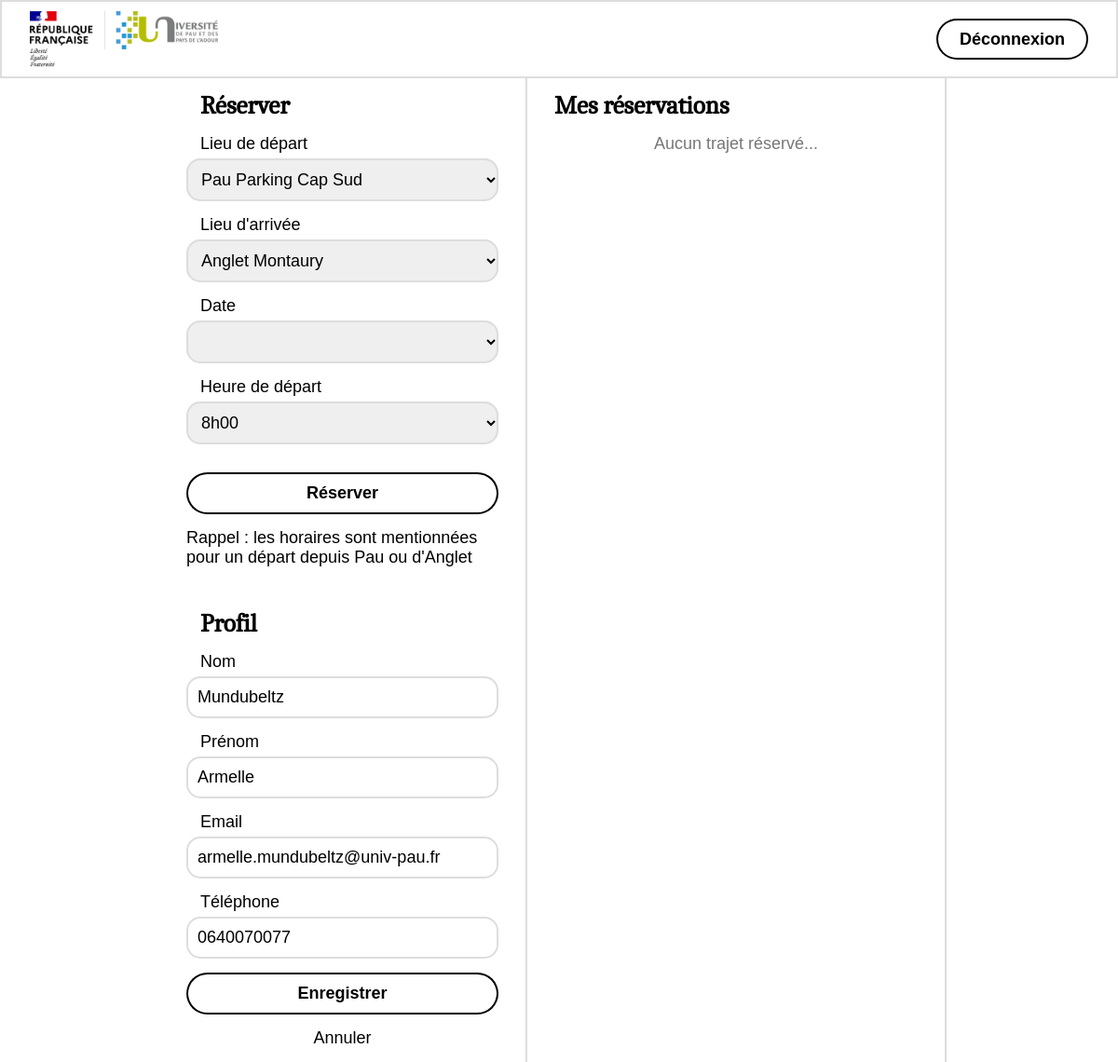
The app's page /index.php (signed in) with its own data.
### tables this page shows
CREATE TABLE `utilisateurs` (
  `id_utilisateur` int(11) NOT NULL,
  `nom` varchar(50) NOT NULL,
  `prenom` varchar(50) NOT NULL,
  `email` varchar(100) NOT NULL,
  `phone` varchar(30) NOT NULL,
  `password` varchar(500) NOT NULL,
  `type` int(11) NOT NULL,
  `residence_administrative` varchar(50) NOT NULL,
  `derniereConnexion` date NOT NULL
);

### www/composants/reserver.php (the view, shortened to what this page needs)
<form action="" method="post" id="formReserver">
    <h2>Réserver</h2>
    <?php
    $stmt = $conn->prepare("SELECT * FROM lieux WHERE 1");
    $stmt->execute();
    $resultats = $stmt->fetchAll();
    ?>
    <label for="depart">
        Lieu de départ<br/>
        <select name="depart" id="depart" required>
            <?php foreach ($resultats as $lieu) : ?>
                <option value="<?= $lieu['id_lieu'] ?>">
                    <span><?= $lieu['ville'] ?></span>
                </option>
            <?php endforeach; ?>
        </select>
    </label>
    <label for="arrivee">
        Lieu d'arrivée<br/>
        <select name="arrivee" id="arrivee" required>
            <?php foreach ($resultats as $lieu) :
                if ($lieu['ville'] === "Anglet") {
            ?>
                <option value="<?= $lieu['id_lieu'] ?>" selected>
            <?php
                } else {
            ?>
                <option value="<?= $lieu['id_lieu'] ?>">
            <?php
                }
            ?>
                    <span><?= $lieu['ville'] ?></span>
                </option>
            <?php endforeach; ?>
        </select>
    </label>
    <label for="">
        Date<br/>
        <select name="lstDate" id="" required>
        </select>
    </label>
    <?php
    $stmt = $conn->prepare("SELECT * FROM horaire WHERE 1");
    $stmt->execute();
    $resultats = $stmt->fetchAll();
    ?>
<label for="">
    Heure de départ<br/>
    <select name="lstHoraire" id="" required>
        <?php foreach ($resultats as $horaire) : ?>
            <option value="<?= $horaire['id_horaire'] ?>">
                <span><?= $horaire['heureDepart'] ?></sid_lieupan>
            </option>
            <?php endforeach; ?>
        </select>
    </label>
    <input type="submit" name="formReserver" value="Réserver">
    <div>  Rappel : les horaires sont mentionnées pour un départ depuis Pau ou d'Anglet</div>
</form>

### www/composants/profil.php
<form action="" method="post" id="formProfil">
    <h2>Profil</h2>
    <?php
    if (!isset($_SESSION['id_utilisateur'])) {
    ?>
    <p>Connectez-vous pour voir vos informations personnelles</p>
    <a href="login.php" class="btn2">Connexion</a>
    <a href="register.php" class="btn">Créer un compte</a>
    <?php
    } else {
        $stmt = $conn->prepare("SELECT * FROM utilisateurs WHERE id_utilisateur=:user");
        $stmt->bindParam(':user', $_SESSION['id_utilisateur']);
        $stmt->execute();
        $user = $stmt->fetch();
    ?>
    <label for="txtnom">
        Nom<br/>
        <input type="text" name="txtnom" id="txtnom" value="<?= $user['nom'] ?>" required>
    </label>
    <label for="txtprenom">
        Prénom<br/>
        <input type="text" name="txtprenom" id="txtprenom" value="<?= $user['prenom'] ?>" required>
    </label>
    <label for="txtemail">
        Email<br/>
        <input type="email" name="txtemail" id="txtemail" value="<?= $user['email'] ?>" required>
    </label>
    <label for="phone">
        Téléphone<br/>
        <input type="tel" name="phone" id="phone" value="<?= $user['phone'] ?>" required>
    </label>
    <input type="submit" name="formProfil" value="Enregistrer">
    <input type="reset" value="Annuler">
    <?php
    }
    ?>
</form>

### www/style.css (style rules this page uses)
*, *::before, *::after { position: relative; box-sizing: border-box; padding: 0; margin: 0; text-decoration: none; color: #000; font-size: 18px; list-style: none; font-family: Calibri, 'Gill Sans', 'Gill Sans MT', 'Trebuchet MS', sans-serif; outline: none; border: none; }
h2 { font-size: 1.5rem; font-family: 'Caladea'; font-weight: 600; text-indent: 15px; }
form { max-width: 450px; display: flex; flex-direction: column; gap: 15px; padding: 15px; }
input, select { width: 100%; padding: 12px; border-radius: 15px; box-shadow: inset 0 0 0 2px #ddd; }
label { display: grid; gap: 5px; text-indent: 15px; }
.btn2, .btn, input[type=submit] { cursor: pointer; text-align: center; padding: 12px 25px; border-radius: 100vh; box-shadow: inset 0 0 0 2px #000; background-color: transparent; font-weight: 600; transition: all 300ms ease-in-out; }
input[type=reset] { background-color: transparent; padding: 0; box-shadow: none; cursor: pointer; }
#formReserver { grid-area: reserver; }
#formProfil { grid-area: profil; }

### records on screen
utilisateurs: txtnom "Mundubeltz", txtprenom "Armelle", txtemail "armelle.mundubeltz@univ-pau.fr", phone "0640070077"
